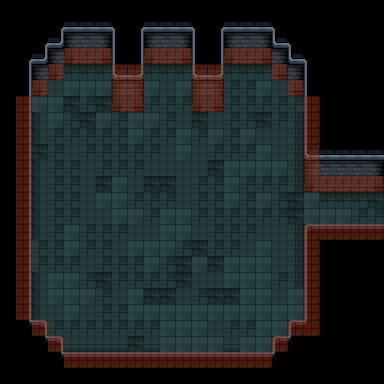

Rendered tile map (Tiled .tmx) drawn with the repository's tilesets; below, a short description and the full map source, tile grids included:
An orthogonal 24x24 tile map with 16x16 px tiles, 4 tile layers (floor, details, above-details, collision) and 13 objects (6x EnemySpawnPoint, 5x Gate, EnemySpawnTrigger, KeyChest).

<map version="1.10" tiledversion="1.10.2" orientation="orthogonal" renderorder="right-down" width="24" height="24" tilewidth="16" tileheight="16" infinite="0" nextlayerid="10" nextobjectid="29">
 <tileset firstgid="1" source="../Tilesets/dungeon_prison_tileset.tsx" />
 <layer id="3" name="floor" width="24" height="24">
  <data encoding="csv">
0,0,0,0,0,0,0,0,0,0,0,0,0,0,0,0,0,0,0,0,0,0,0,0,
0,0,0,0,0,0,0,0,0,0,0,0,0,0,0,0,0,0,0,0,0,0,0,0,
0,0,0,0,0,0,0,0,0,0,0,0,0,0,0,0,0,0,0,0,0,0,0,0,
0,0,0,0,0,0,0,0,0,0,0,0,0,0,0,0,0,0,0,0,0,0,0,0,
0,0,0,0,6,6,6,80,80,6,6,6,6,6,6,6,6,0,0,0,0,0,0,0,
0,0,0,31,82,82,82,82,82,82,31,82,82,31,81,81,82,31,0,0,0,0,0,0,
0,82,82,82,80,81,80,81,81,81,81,81,80,80,81,81,81,81,81,0,0,0,0,0,
0,0,30,82,81,80,82,81,82,82,81,31,80,31,81,81,80,81,32,0,0,0,0,0,
0,0,30,81,81,81,81,81,82,81,81,82,81,82,81,82,31,31,32,0,0,0,0,0,
0,0,80,81,31,81,81,81,81,81,31,82,31,81,81,81,82,31,32,0,0,0,0,0,
0,0,30,81,81,31,81,81,81,31,31,31,31,80,82,82,82,82,32,0,0,0,0,7,
0,0,30,81,81,31,80,82,31,80,80,31,81,81,82,81,81,81,32,82,0,0,55,57,
0,0,30,81,81,31,82,82,81,81,81,31,81,81,82,81,82,81,80,82,6,6,6,80,
0,0,30,81,81,31,31,82,82,81,82,82,81,81,81,81,81,81,80,82,82,82,81,81,
0,0,30,81,82,81,81,81,31,31,82,82,31,81,81,81,31,31,32,0,0,0,0,0,
0,0,81,81,82,81,81,31,82,82,82,81,80,81,81,31,82,31,32,0,0,0,0,0,
0,0,81,81,81,31,81,81,81,82,81,80,82,80,82,82,82,31,32,0,0,0,0,0,
0,0,30,82,82,81,80,81,81,81,81,80,31,31,82,82,82,81,32,0,0,0,0,0,
0,0,30,82,82,82,81,31,82,80,80,31,81,80,80,82,82,31,82,0,0,0,0,0,
0,0,30,31,82,31,81,81,82,82,82,82,82,82,82,82,82,82,82,0,0,0,0,0,
0,0,0,81,81,81,81,81,81,81,82,82,82,31,81,81,82,82,0,0,0,0,0,0,
0,0,0,0,56,56,56,56,80,56,82,82,82,82,56,82,82,0,0,0,0,0,0,0,
0,0,0,0,0,0,0,0,0,0,0,0,0,0,0,0,0,0,0,0,0,0,0,0,
0,0,0,0,0,0,0,0,0,0,0,0,0,0,0,0,0,0,0,0,0,0,0,0
</data>
 </layer>
 <layer id="2" name="details" width="24" height="24">
  <data encoding="csv">
0,0,0,0,0,0,0,0,0,0,0,0,0,0,0,0,0,0,0,0,0,0,0,0,
0,0,0,104,1,2,3,105,104,1,2,3,105,104,1,2,3,105,0,0,0,0,0,0,
0,0,104,103,26,27,28,130,129,26,27,28,130,129,26,27,28,101,105,0,0,0,0,0,
0,104,103,26,51,52,53,130,129,51,52,53,130,129,51,52,53,28,101,105,0,0,0,0,
0,129,26,51,0,0,0,101,103,0,0,0,101,103,0,0,0,53,28,130,0,0,0,0,
0,129,51,0,0,0,0,26,28,0,0,0,26,28,0,0,0,0,53,130,0,0,0,0,
0,129,0,0,0,0,0,51,53,0,0,0,51,53,0,0,0,0,0,130,0,0,0,0,
0,129,0,0,0,0,0,0,0,0,0,0,0,0,0,0,0,0,0,130,0,0,0,0,
0,129,0,0,0,0,0,0,0,0,0,0,0,0,0,0,0,0,0,130,0,0,0,0,
0,129,0,0,0,0,0,0,0,0,0,0,0,0,0,0,0,0,0,101,2,2,2,3,
0,129,0,0,0,0,0,0,0,0,0,0,0,0,0,0,0,0,0,26,27,27,27,28,
0,129,0,0,0,0,0,0,0,0,0,0,0,0,0,0,0,0,0,51,52,52,52,53,
0,129,0,0,0,0,0,0,0,0,0,0,0,0,0,0,0,0,0,0,0,0,0,0,
0,129,0,0,0,0,0,0,0,0,0,0,0,0,0,0,0,0,0,0,0,0,0,0,
0,129,0,0,0,0,0,0,0,0,0,0,0,0,0,0,0,0,0,76,77,77,77,77,
0,129,0,0,0,0,0,0,0,0,0,0,0,0,0,0,0,0,0,130,0,0,0,0,
0,129,0,0,0,0,0,0,0,0,0,0,0,0,0,0,0,0,0,130,0,0,0,0,
0,129,0,0,0,0,0,0,0,0,0,0,0,0,0,0,0,0,0,130,0,0,0,0,
0,129,0,0,0,0,0,0,0,0,0,0,0,0,0,0,0,0,0,130,0,0,0,0,
0,129,0,0,0,0,0,0,0,0,0,0,0,0,0,0,0,0,0,130,0,0,0,0,
0,154,78,0,0,0,0,0,0,0,0,0,0,0,0,0,0,0,76,155,0,0,0,0,
0,0,154,78,0,0,0,0,0,0,0,0,0,0,0,0,0,76,155,0,0,0,0,0,
0,0,0,154,77,77,77,77,77,77,77,77,77,77,77,77,77,155,0,0,0,0,0,0,
0,0,0,0,0,0,0,0,0,0,0,0,0,0,0,0,0,0,0,0,0,0,0,0
</data>
 </layer>
 <layer id="8" name="above-details" width="24" height="24">
  <data encoding="csv">
0,0,0,0,0,0,0,0,0,0,0,0,0,0,0,0,0,0,0,0,0,0,0,0,
0,0,0,0,0,0,0,0,0,0,0,0,0,0,0,0,0,0,0,0,0,0,0,0,
0,0,0,0,0,0,0,0,0,0,0,0,0,0,0,0,0,0,0,0,0,0,0,0,
0,0,0,0,0,0,0,0,0,0,0,0,0,0,0,0,0,0,0,0,0,0,0,0,
0,0,0,0,0,0,0,0,0,0,0,0,0,0,0,0,0,0,0,0,0,0,0,0,
0,0,0,0,0,0,0,0,0,0,0,0,0,0,0,0,0,0,0,0,0,0,0,0,
0,0,0,0,0,0,0,0,0,0,0,0,0,0,0,0,0,0,0,0,0,0,0,0,
0,0,0,0,0,0,0,0,0,0,0,0,0,0,0,0,0,0,0,0,0,0,0,0,
0,0,0,0,0,0,0,0,0,0,0,0,0,0,0,0,0,0,0,0,0,0,0,0,
0,0,0,0,0,0,0,0,0,0,0,0,0,0,0,0,0,0,0,0,0,0,0,0,
0,0,0,0,0,0,0,0,0,0,0,0,0,0,0,0,0,0,0,0,0,0,0,0,
0,0,0,0,0,0,0,0,0,0,0,0,0,0,0,0,0,0,0,0,0,0,0,0,
0,0,0,0,0,0,0,0,0,0,0,0,0,0,0,0,0,0,0,0,0,0,0,0,
0,0,0,0,0,0,0,0,0,0,0,0,0,0,0,0,0,0,0,0,0,0,0,0,
0,0,0,0,0,0,0,0,0,0,0,0,0,0,0,0,0,0,0,0,0,0,0,0,
0,0,0,0,0,0,0,0,0,0,0,0,0,0,0,0,0,0,0,0,0,0,0,0,
0,0,0,0,0,0,0,0,0,0,0,0,0,0,0,0,0,0,0,0,0,0,0,0,
0,0,0,0,0,0,0,0,0,0,0,0,0,0,0,0,0,0,0,0,0,0,0,0,
0,0,0,0,0,0,0,0,0,0,0,0,0,0,0,0,0,0,0,0,0,0,0,0,
0,0,0,0,0,0,0,0,0,0,0,0,0,0,0,0,0,0,0,0,0,0,0,0,
0,0,0,0,0,0,0,0,0,0,0,0,0,0,0,0,0,0,0,0,0,0,0,0,
0,0,0,0,0,0,0,0,0,0,0,0,0,0,0,0,0,0,0,0,0,0,0,0,
0,0,0,0,0,0,0,0,0,0,0,0,0,0,0,0,0,0,0,0,0,0,0,0,
0,0,0,0,0,0,0,0,0,0,0,0,0,0,0,0,0,0,0,0,0,0,0,0
</data>
 </layer>
 <layer id="1" name="collision" width="24" height="24" opacity="0.5">
  <data encoding="csv">
0,0,0,0,0,0,0,0,0,0,0,0,0,0,0,0,0,0,0,0,0,0,0,0,
0,0,0,0,0,0,0,0,0,0,0,0,0,0,0,0,0,0,0,0,0,0,0,0,
0,0,0,0,0,0,0,0,0,0,0,0,0,0,0,0,0,0,0,0,0,0,0,0,
0,0,0,0,502,502,502,0,0,502,502,502,0,0,502,502,502,0,0,0,0,0,0,0,
0,0,0,502,0,0,0,502,502,0,0,0,502,502,0,0,0,502,0,0,0,0,0,0,
0,0,502,0,0,0,0,502,502,0,0,0,502,502,0,0,0,0,502,0,0,0,0,0,
0,502,0,0,0,0,0,502,502,0,0,0,502,502,0,0,0,0,0,502,0,0,0,0,
0,502,0,0,0,0,0,0,0,0,0,0,0,0,0,0,0,0,0,502,0,0,0,0,
0,502,0,0,0,0,0,0,0,0,0,0,0,0,0,0,0,0,0,502,0,0,0,0,
0,502,0,0,0,0,0,0,0,0,0,0,0,0,0,0,0,0,0,502,0,0,0,0,
0,502,0,0,0,0,0,0,0,0,0,0,0,0,0,0,0,0,0,502,0,0,0,0,
0,502,0,0,0,0,0,0,0,0,0,0,0,0,0,0,0,0,0,502,502,502,502,502,
0,502,0,0,0,0,0,0,0,0,0,0,0,0,0,0,0,0,0,0,0,0,0,0,
0,502,0,0,0,0,0,0,0,0,0,0,0,0,0,0,0,0,0,0,0,0,0,0,
0,502,0,0,0,0,0,0,0,0,0,0,0,0,0,0,0,0,0,502,502,502,502,502,
0,502,0,0,0,0,0,0,0,0,0,0,0,0,0,0,0,0,0,502,0,0,0,0,
0,502,0,0,0,0,0,0,0,0,0,0,0,0,0,0,0,0,0,502,0,0,0,0,
0,502,0,0,0,0,0,0,0,0,0,0,0,0,0,0,0,0,0,502,0,0,0,0,
0,502,0,0,0,0,0,0,0,0,0,0,0,0,0,0,0,0,0,502,0,0,0,0,
0,502,0,0,0,0,0,0,0,0,0,0,0,0,0,0,0,0,0,502,0,0,0,0,
0,0,502,0,0,0,0,0,0,0,0,0,0,0,0,0,0,0,502,502,0,0,0,0,
0,0,0,502,0,0,0,0,0,0,0,0,0,0,0,0,0,502,0,0,0,0,0,0,
0,0,0,0,502,502,502,502,502,502,502,502,502,502,502,502,502,0,0,0,0,0,0,0,
0,0,0,0,0,0,0,0,0,0,0,0,0,0,0,0,0,0,0,0,0,0,0,0
</data>
 </layer>
 <objectgroup id="9" name="entities">
  <object id="15" type="EnemySpawnTrigger" x="288" y="192" width="16" height="32">
   <properties>
    <property name="TriggerType" propertytype="triggerType" value="EnemySpawn" />
   </properties>
  </object>
  <object id="17" type="Gate" gid="235" x="304" y="208" width="16" height="16" />
  <object id="18" type="Gate" gid="235" x="304" y="192" width="16" height="16" />
  <object id="19" type="Gate" gid="235" x="176" y="96" width="16" height="16" />
  <object id="20" type="Gate" gid="235" x="160" y="96" width="16" height="16" />
  <object id="21" type="Gate" gid="235" x="144" y="96" width="16" height="16" />
  <object id="22" type="EnemySpawnPoint" x="240" y="160">
   <point />
  </object>
  <object id="23" type="EnemySpawnPoint" x="112" y="160">
   <point />
  </object>
  <object id="24" type="EnemySpawnPoint" x="80" y="256">
   <point />
  </object>
  <object id="25" type="EnemySpawnPoint" x="272" y="256">
   <point />
  </object>
  <object id="26" type="EnemySpawnPoint" x="144" y="224">
   <point />
  </object>
  <object id="27" type="EnemySpawnPoint" x="208" y="224">
   <point />
  </object>
  <object id="28" type="KeyChest" x="160" y="48" width="16" height="32" />
 </objectgroup>
</map>
